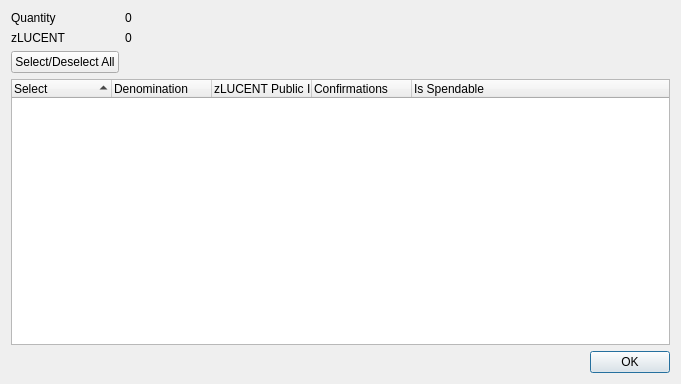
<?xml version="1.0" encoding="UTF-8"?>
<ui version="4.0">
 <class>ZLUCENTControlDialog</class>
 <widget class="QDialog" name="ZLUCENTControlDialog">
  <property name="geometry">
   <rect>
    <x>0</x>
    <y>0</y>
    <width>681</width>
    <height>384</height>
   </rect>
  </property>
  <property name="minimumSize">
   <size>
    <width>681</width>
    <height>384</height>
   </size>
  </property>
  <property name="windowTitle">
   <string>Select zLUCENT to Spend</string>
  </property>
  <layout class="QGridLayout" name="gridLayout">
   <item row="0" column="0">
    <layout class="QFormLayout" name="formLayout">
     <property name="sizeConstraint">
      <enum>QLayout::SetDefaultConstraint</enum>
     </property>
     <item row="0" column="0">
      <widget class="QLabel" name="labelQuantity">
       <property name="text">
        <string>Quantity</string>
       </property>
      </widget>
     </item>
     <item row="0" column="1">
      <widget class="QLabel" name="labelQuantity_int">
       <property name="text">
        <string>0</string>
       </property>
      </widget>
     </item>
     <item row="1" column="0">
      <widget class="QLabel" name="labelZLUCENT">
       <property name="text">
        <string>zLUCENT</string>
       </property>
      </widget>
     </item>
     <item row="1" column="1">
      <widget class="QLabel" name="labelZLUCENT_int">
       <property name="text">
        <string>0</string>
       </property>
      </widget>
     </item>
     <item row="2" column="0">
      <widget class="QPushButton" name="pushButtonAll">
       <property name="text">
        <string>Select/Deselect All</string>
       </property>
      </widget>
     </item>
    </layout>
   </item>
   <item row="1" column="0">
    <layout class="QVBoxLayout" name="verticalLayout">
     <item>
      <widget class="QTreeWidget" name="treeWidget">
       <property name="minimumSize">
        <size>
         <width>0</width>
         <height>250</height>
        </size>
       </property>
       <property name="alternatingRowColors">
        <bool>true</bool>
       </property>
       <property name="sortingEnabled">
        <bool>true</bool>
       </property>
       <property name="columnCount">
        <number>5</number>
       </property>
       <attribute name="headerDefaultSectionSize">
        <number>100</number>
       </attribute>
       <column>
        <property name="text">
         <string notr="true">Select</string>
        </property>
       </column>
       <column>
        <property name="text">
         <string notr="true">Denomination</string>
        </property>
       </column>
       <column>
        <property name="text">
         <string notr="true">zLUCENT Public ID</string>
        </property>
       </column>
       <column>
        <property name="text">
         <string notr="true">Confirmations</string>
        </property>
       </column>
       <column>
        <property name="text">
         <string>Is Spendable</string>
        </property>
       </column>
      </widget>
     </item>
     <item>
      <widget class="QDialogButtonBox" name="buttonBox">
       <property name="orientation">
        <enum>Qt::Horizontal</enum>
       </property>
       <property name="standardButtons">
        <set>QDialogButtonBox::Ok</set>
       </property>
      </widget>
     </item>
    </layout>
   </item>
  </layout>
 </widget>
 <resources/>
 <connections>
  <connection>
   <sender>buttonBox</sender>
   <signal>accepted()</signal>
   <receiver>ZLUCENTControlDialog</receiver>
   <slot>accept()</slot>
   <hints>
    <hint type="sourcelabel">
     <x>248</x>
     <y>254</y>
    </hint>
    <hint type="destinationlabel">
     <x>157</x>
     <y>274</y>
    </hint>
   </hints>
  </connection>
  <connection>
   <sender>buttonBox</sender>
   <signal>rejected()</signal>
   <receiver>ZLUCENTControlDialog</receiver>
   <slot>reject()</slot>
   <hints>
    <hint type="sourcelabel">
     <x>316</x>
     <y>260</y>
    </hint>
    <hint type="destinationlabel">
     <x>286</x>
     <y>274</y>
    </hint>
   </hints>
  </connection>
 </connections>
</ui>
